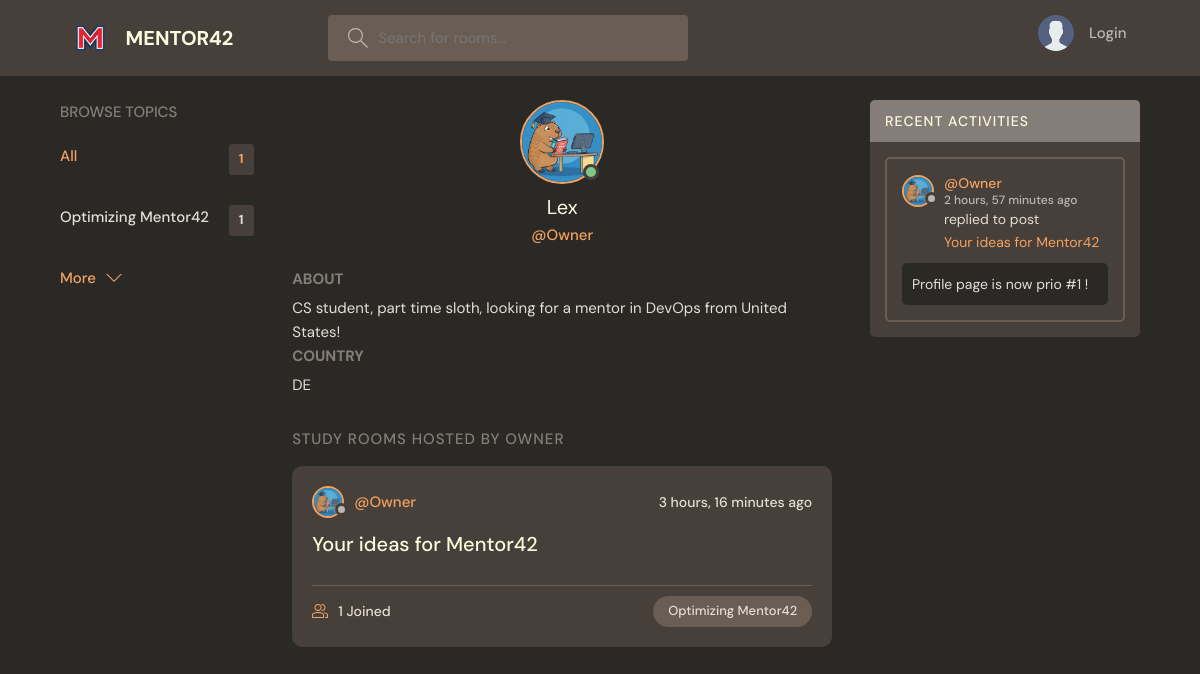
The page /profile/7/ on the database its author committed.
### base/models.py (models this page shows, shortened)
class Topic(models.Model):
    name = models.CharField(max_length=100)

class UserDetails(models.Model):
    user = models.OneToOneField(User, on_delete=models.CASCADE, related_name="details")
    is_online = models.BooleanField(default=False)
    last_time_online = models.DateTimeField(blank=True, null=True)
    is_verified = models.BooleanField(default=False)
    date_of_birth = models.DateField(blank=True, null=True)
    preferred_language = models.CharField(max_length=10, blank=True, null=True)  # e.g., 'en', 'de', 'fr'
    country = CountryField(blank=True, null=True)
    bio = models.TextField(blank=True, null=True, max_length=500)
    profile_picture = models.ImageField(upload_to="profile_pictures/", blank=True, null=True)
    interests = models.TextField(blank=True, null=True)  # Store as a comma-separated string for now
    class Meta:
        verbose_name = "User detail"
        verbose_name_plural = "User details"

class Room(models.Model):
    host = models.ForeignKey(User, on_delete=models.SET_NULL, null=True)
    topic = models.ForeignKey(Topic, on_delete=models.SET_NULL, null=True)
    name = models.CharField(max_length=100)
    description = models.TextField(null=True, blank=True)
    participants = models.ManyToManyField(User, related_name='participants', blank=True)
    updated = models.DateTimeField(auto_now=True)
    created = models.DateTimeField(auto_now_add=True)
    updatedDate = models.DateField(auto_now=True)
    class Meta:
        ordering = ['-updated', '-created']
    def __str__(self):
        return self.name

class Message(models.Model):
    user = models.ForeignKey(User, on_delete=models.CASCADE)
    room = models.ForeignKey(Room, on_delete=models.CASCADE)
    body = models.TextField()
    updated = models.DateTimeField(auto_now=True)
    created = models.DateTimeField(auto_now_add=True)
    class Meta:
        ordering = ['-updated', '-created']

### base/views.py (the view)
# urls.py: path('profile/<str:pk>/', views.userProfile, name='user-profile'),
def userProfile(request, pk):
    user = User.objects.get(id=pk)
    rooms = user.room_set.all()
    room_messages = user.message_set.all()
    topics = Topic.objects.all()
    context = {'user': user, 'rooms': rooms, 'room_messages': room_messages, 'topics': topics}
    return render(request, 'base/profile.html', context)

### base/templates/base/profile.html (shortened to what this page needs)
{% extends 'main.html' %}
{% load static %}
{% block content %}
    <main class="profile-page layout layout--3">
        <div class="container">
            {% include 'base/topics_component.html' %}
            <div class="roomList">
                <div class="profile">
                    <div class="profile__avatar">
                        <div class="avatar avatar--large active">
                            <img src="{% static 'images/profile_teacher_img.png' %}"/>
                        </div>
                    </div>
                    <div class="profile__info">
                        <h3>{{ user.first_name}}</h3>
                        <p>@{{ user.username}}</p>
                    </div>
                    <div class="profile__about">
                        <h3>About</h3>
                        <p>
                            {{ user.details.bio }}
                        </p>
                        <h3>Country</h3>
                         <p>
                            {{ user.details.country }}
                        </p>
                    </div>
                </div>
                <div class="roomList__header">
                    <div>
                        <h2>Study Rooms Hosted by {{ user.username }}
                        </h2>
                    </div>
                </div>
                {% include 'base/feed_component.html' %}
            </div>
            {% include 'base/activity_component.html' %}
        </div>
    </main>
{% endblock %}

### base/templates/base/topics_component.html
<div class="topics">
    <div class="topics__header">
        <h2>Browse Topics</h2>
    </div>
    <ul class="topics__list">
        <li>
            <a href="{% url 'home' %}" class="active">All <span>{{ topics.count }}</span></a>
        </li>
        {% for topic in topics %}
            <li>
                <a href="{% url 'home' %}?q={{ topic.name }}">{{ topic.name }} <span>{{ topic.room_set.all.count }}</span></a>
            </li>
        {% endfor %}
    </ul>
    <a class="btn btn--link" href="{% url 'topics' %}">
        More
        <svg version="1.1" xmlns="http://www.w3.org/2000/svg" width="32" height="32" viewBox="0 0 32 32">
            <title>chevron-down</title>
            <path d="M16 21l-13-13h-3l16 16 16-16h-3l-13 13z"></path>
        </svg>
    </a>
</div>

### base/templates/base/feed_component.html (shortened to what this page needs)
{% load static %}
{% for room in rooms %}
    <div class="roomListRoom">
        <div class="roomListRoom__header">
            <a href="{% url 'user-profile' room.host.id %}" class="roomListRoom__author">
                <div class="avatar avatar--small">
                    <img src="{% static 'images/profile_teacher_img.png' %}"/>
                </div>
                <span>@{{ room.host.username }}</span>
            </a>
            <div class="roomListRoom__actions">
                <span>{{ room.created|timesince }} ago</span>
            </div>
        </div>
        <div class="roomListRoom__content">
            <a href="{% url 'room' room.id %}">{{ room.name }}</a>
        </div>
        <div class="roomListRoom__meta">
            <a href="{% url 'room' room.id %}" class="roomListRoom__joined">
                {{ room.participants.all.count }} Joined
            </a>
            <p class="roomListRoom__topic">{{ room.topic.name }}</p>
        </div>
    </div>
{% endfor %}

### base/templates/base/activity_component.html (shortened to what this page needs)
{% load static %}
<div class="activities">
    <div class="activities__header">
        <h2>Recent Activities</h2>
    </div>
    {% for message in room_messages %}
        <div class="activities__box">
            <div class="activities__boxHeader roomListRoom__header">
                <a href="{% url 'user-profile' message.user.id %}" class="roomListRoom__author">
                    <div class="avatar avatar--small">
                        <img src="{% static 'images/profile_teacher_img.png' %}"/>
                    </div>
                    <p>
                        @{{ message.user }}
                        <span>{{ message.created|timesince }} ago</span>
                    </p>
                </a>
            </div>
            <div class="activities__boxContent">
                <p>replied to post <a href="{% url 'room' message.room.id %}">{{ message.room }}</a></p>
                <div class="activities__boxRoomContent">
                    {{ message.body }}
                </div>
            </div>
        </div>
    {% endfor %}
</div>

### rows shown on the page
Topic: name "Optimizing Mentor42", room_set.all.count "1"
Room: host.username "Owner", created "3 hours, 16 minutes", name "Your ideas for Mentor42", participants.all.count "1", topic.name "Optimizing Mentor42"
Message: user "Owner", created "2 hours, 57 minutes", room "Your ideas for Mentor42", body "Profile page is now prio #1 !"

### other values the page prints
{{ topics.count }} "1"
{{ user.first_name }} "Lex"
{{ user.username }} "Owner"
{{ user.details.bio }} "CS student, part time sloth, looking for a mentor in DevOps from United States!"
{{ user.details.country }} "DE"
{{ user.username }} "OWNER"
